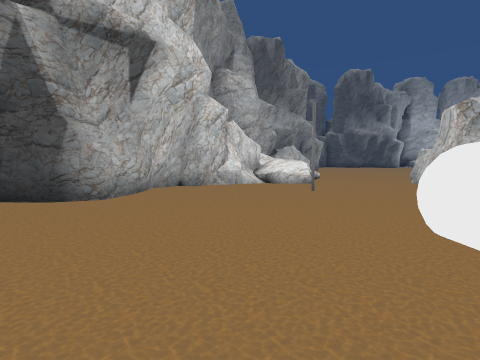
view 1 (above)

23 first-person views from a walk through a 3-D level made in the Unity game engine. The camera is 1.4 m above the floor, tilts 4° down and sees 80° across. The floor is counted in squares, 2 m on a side. Each view is taken from the middle of a square. On the plan, view 1 faces up. The plan holds only what a view shows up to about 10 squares ahead; the rest is blank. The place goes on beyond the plan. The player is left out. Door leaves are left out, so doorways stand open. Some surface patterns are stand-ins.

view 2
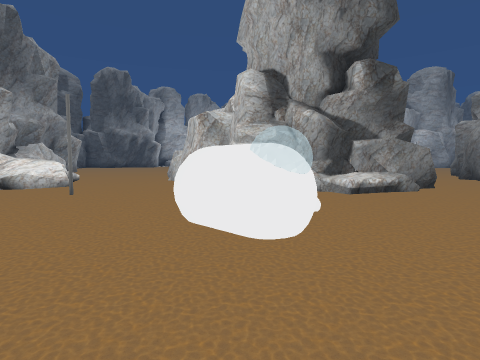

view 3
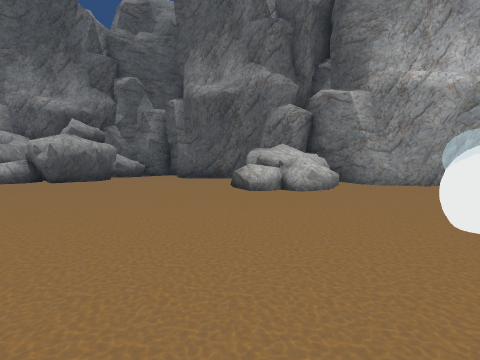

view 4
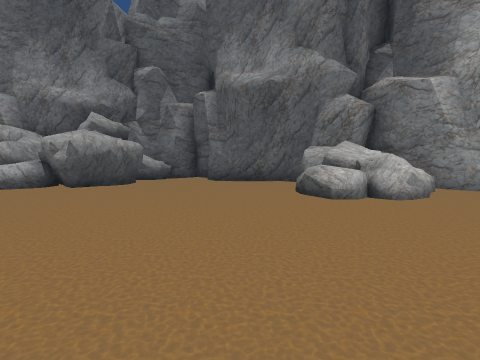

view 5
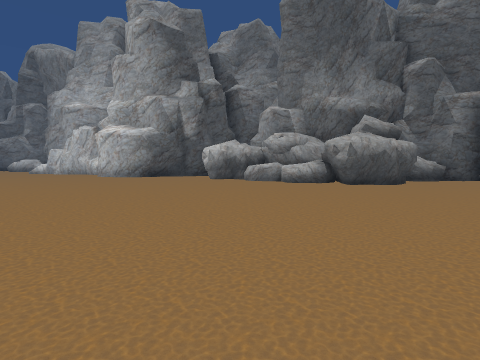

view 6
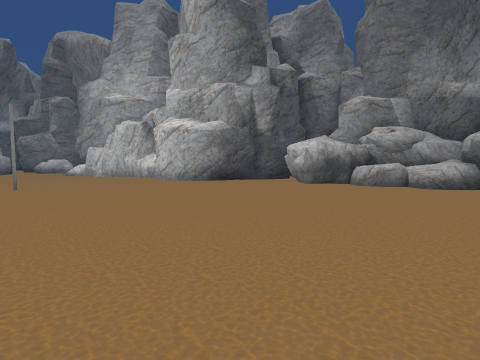

view 7
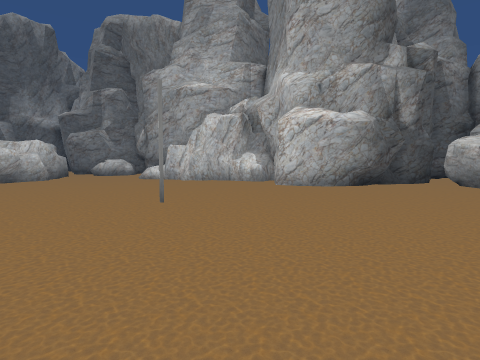

view 8
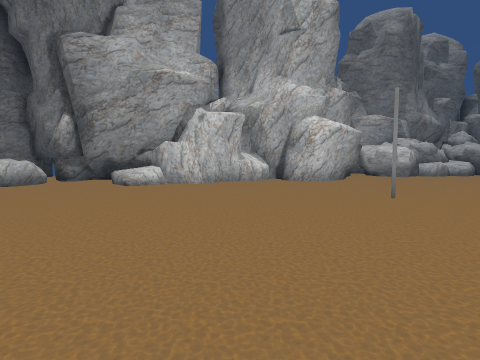

view 9
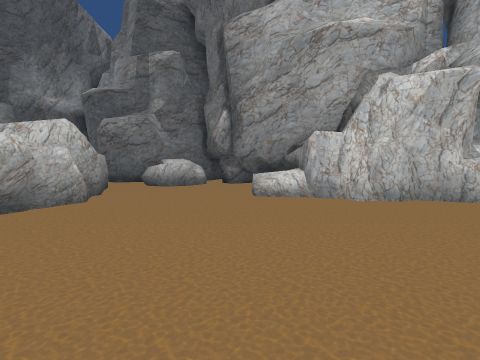

view 10
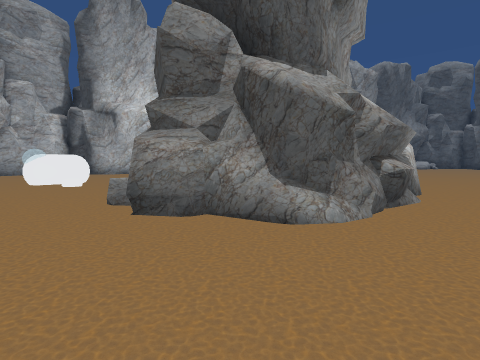

view 11
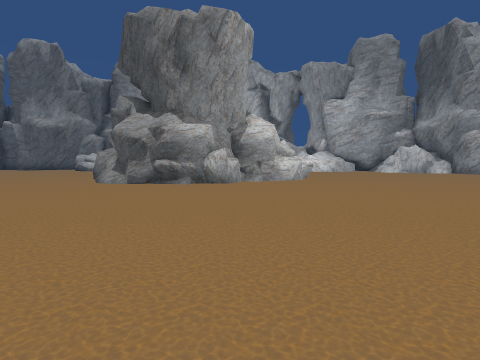

view 12
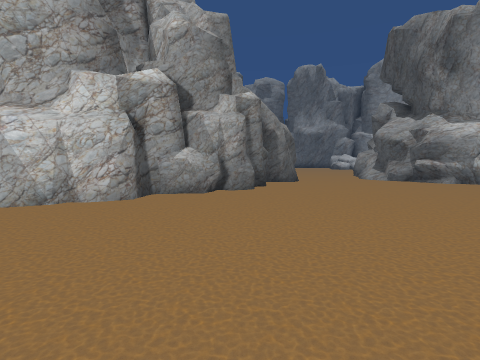

view 13
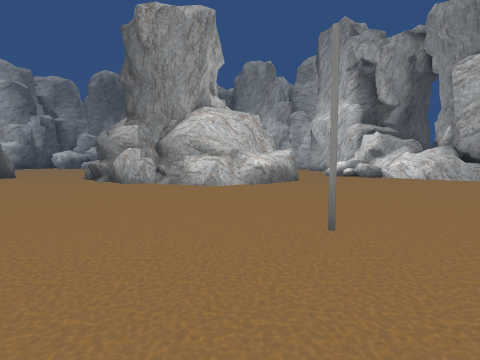

view 14
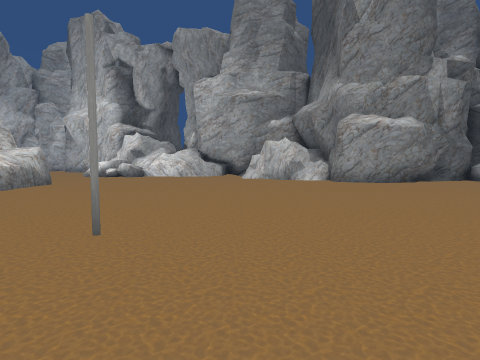

view 15
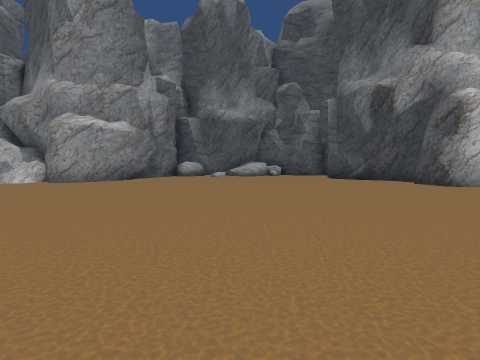

view 16
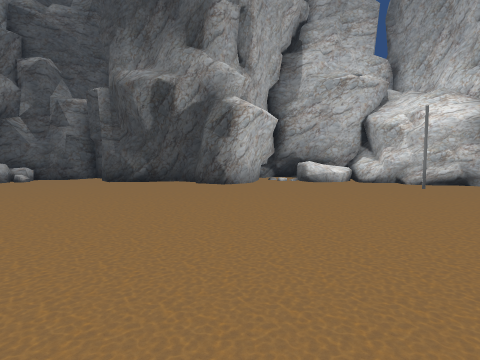

view 17
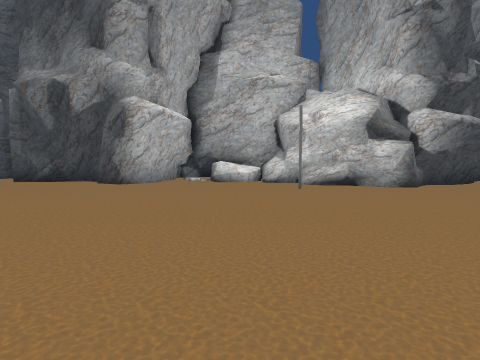

view 18
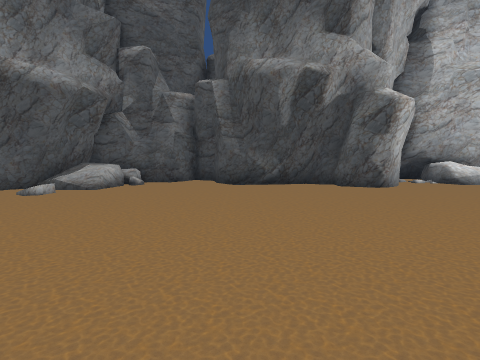

view 19
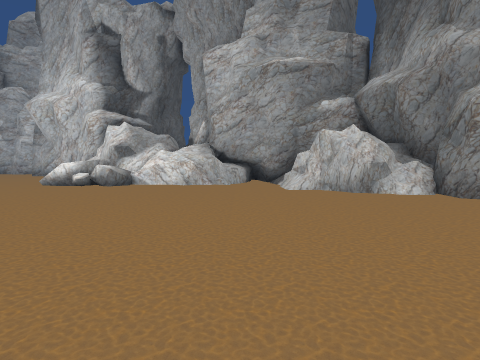

view 20
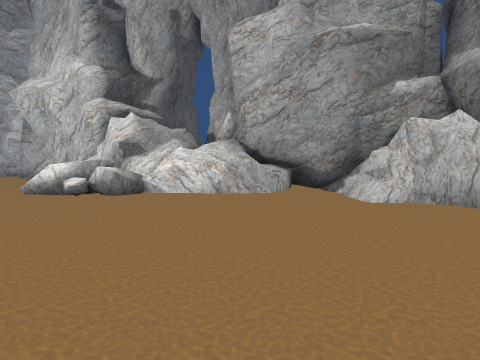

view 21
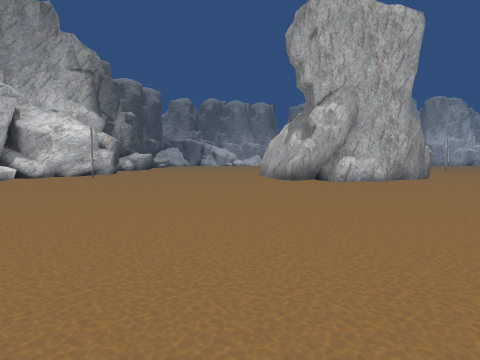

view 22
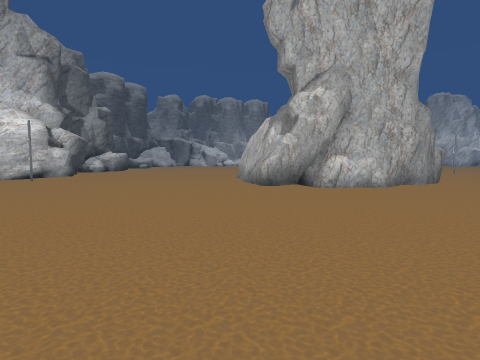

view 23
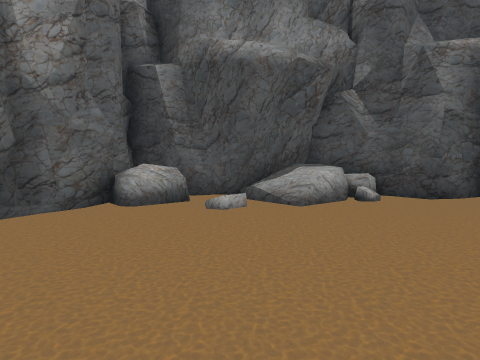

### Floor plan
Key: @ floor where view 1 was taken; # wall or solid block; . floor; / step, stairs or slope; = window, fence, low wall or low ledge; ^ raised ledge; O other object.
Columns run from 4 left of view 1 to 21 right of it. Each row starts with its distance up from view 1.
 28             ###    ##
 27           ###.#   ##OO##
 26          O/O..#####..=###
 25        ###/............/##
 24       #.../...........O...
 23        ##O................
 22         #.................
 21         ##................
 20          #...............
 19         ##..............
 18        ##...............
 17        ##..............#
 16      ###............####
 15      ##.............##
 14     ##.........O.....#
 13    ###=..............#
 12    #=#=..............##
 11    #==/...............#
 10    ###O/...##...........
  9    ##//...####..........
  8   ##......#  #.........
  7   #......##  ##...........
  6  ##...O..     #...........
  5 ##......  #   #...........
  4 ........  ##  #=..........
  3  .....O...=####...........
  2   ....OO...###.....#####..
  1 # ...............###   ###
  0 ##..@............
 -1  #.............
 -2  #.OOO.........
 -3  #OOOO..........
 -4   OO............. .
 -5   #.................
 -6   ##.................
 -7    #......................
 -8    #..OOO.................
 -9    #..OOOO.........O......
-10    ##OOOO#OO..............
-11        ###OOO.............
-12            OO.####.......#
-13             ###  ##......#
-14                  ####....#
-15                     O^...#
-16                     ##....
-17                      ##.O.
-18                       #OO.

Positions as (right, up) in squares from view 1, and headings:
1: (0, 0), facing up
2: (0, 0), facing up-right
3: (6, 2), facing down-left
4: (6, 0), facing down-left
5: (7, 0), facing down
6: (10, -2), facing down
7: (14, -4), facing down
8: (21, -7), facing down-left
9: (18, -9), facing down
10: (12, 0), facing up-left
11: (19, 7), facing left
12: (21, 7), facing down-left
13: (14, 15), facing down-left
14: (14, 15), facing left
15: (15, 16), facing up-left
16: (14, 17), facing up
17: (17, 17), facing up
18: (10, 18), facing up
19: (10, 14), facing left
20: (8, 13), facing left
21: (7, 18), facing right
22: (9, 17), facing right
23: (9, 21), facing up-left
